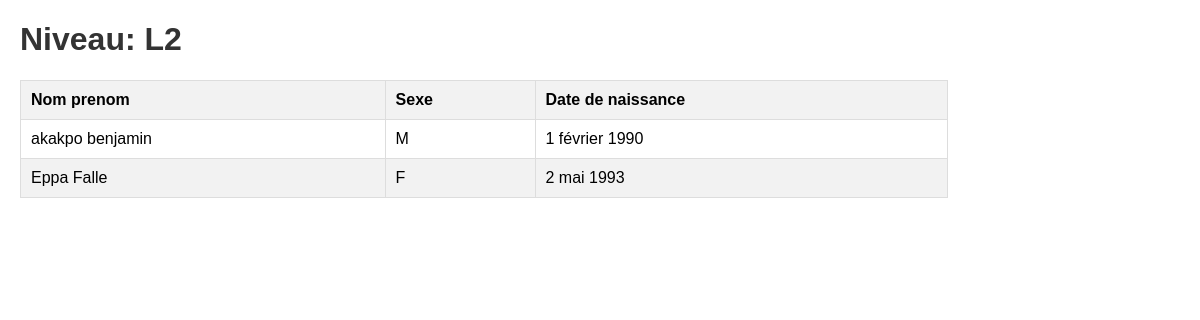
/notes/niveau/3, run on the app's committed database.
### Notes/models.py (models this page shows, shortened)
class Niveau(models.Model):
    nom = models.CharField(max_length=2 , unique=True)
    matiere = models.ManyToManyField(Matiere)
    class Meta:
        verbose_name_plural = "Niveaux"

class Personne(models.Model):
    nom = models.CharField(max_length=50)
    prenom = models.CharField(max_length=50)
    sexe = models.CharField(choices=[("M", "Masculin"),("F","Féminin")],  max_length=50)
    date_naissance = models.DateField()
    class Meta:
        abstract = True

class Eleve(Personne):
    id_eleve = models.IntegerField(primary_key=True)
    niveau = models.ForeignKey(Niveau, on_delete=models.CASCADE)
    class Meta:
        verbose_name_plural = "Elèves"

### Notes/views.py (the view)
# urls.py: path('niveau/<int:niveau_id>', views.niveau, name='niveau'),
def niveau(request, niveau_id):
    niveau = get_object_or_404(Niveau, pk=niveau_id)
    eleves = Eleve.objects.filter(niveau=niveau)
    context ={
        'niveau':niveau,
        'eleves':eleves,
    }
    return render(request, 'notes/detail_niveau.html', context)

### Notes/templates/notes/detail_niveau.html (shortened to what this page needs)
<!DOCTYPE html>
<html>
<head>
</head>
<body>
    <h1>Niveau: {{ niveau.nom }}</h1>
    <table>
        <thead>
            <tr>
                <th>Nom prenom</th>
                <th>Sexe</th>
                <th>Date de naissance</th>
            </tr>
        </thead>
        <tbody>
            {% for eleve in  eleves%}
            <tr>
                <td>{{ eleve.nom }} {{ eleve.prenom }}</td>
                <td>{{ eleve.sexe }} </td>
                <td>{{ eleve.date_naissance }} </td>
            </tr>
            {% endfor %}
        </tbody>
    </table>
</body>
</html>

### Notes/templates/notes/detail_niveau.html (style rules this page uses)
body { font-family: Arial, sans-serif; margin: 20px; }
h1 { color: #333; }
table { border-collapse: collapse; width: 80%; margin: 20px 0; }
table, th, td { border: 1px solid #ddd; }
th, td { padding: 10px; text-align: left; }
th { background-color: #f2f2f2; }
tr:nth-child(even) { background-color: #f2f2f2; }
tr:nth-child(odd) { background-color: #fff; }

### data on the page
Niveau: nom "L2"
Eleve: nom "akakpo", prenom "benjamin", sexe "M", date_naissance "1 février 1990"
Eleve: nom "Eppa", prenom "Falle", sexe "F", date_naissance "2 mai 1993"
